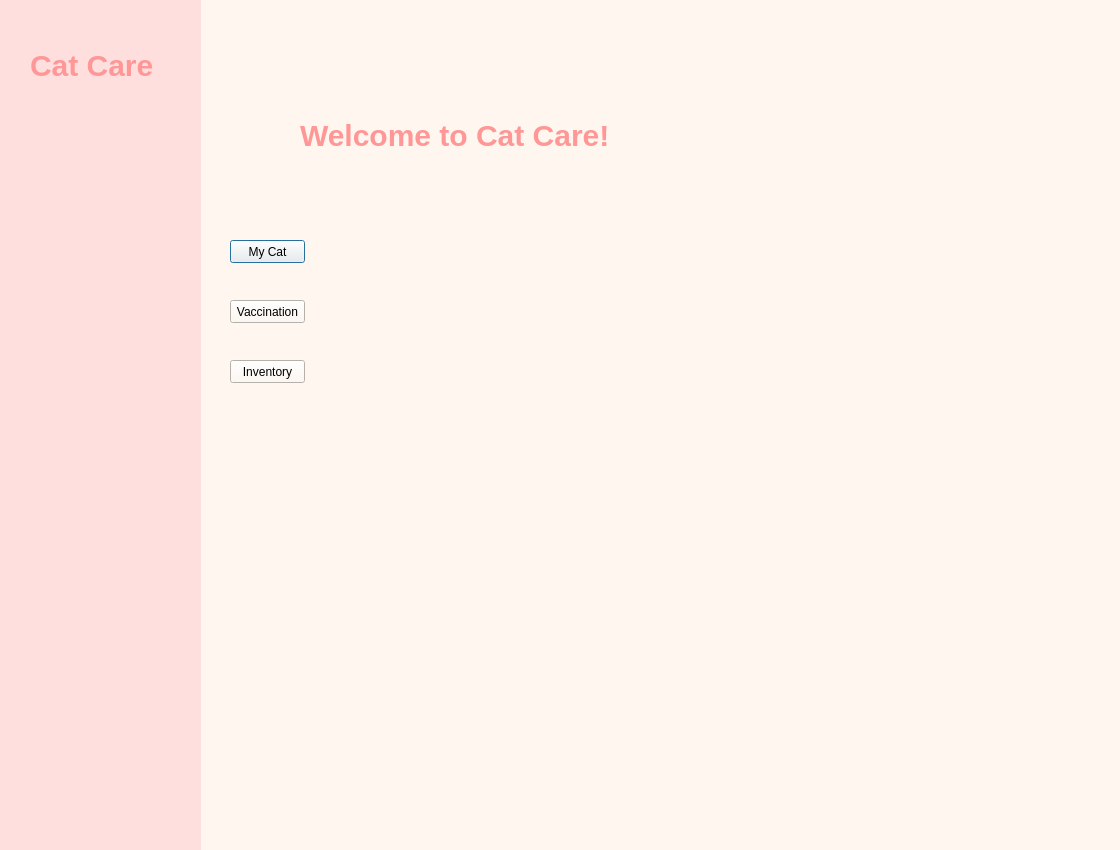
<?xml version="1.0" encoding="UTF-8"?>
<ui version="4.0">
 <class>Dialog</class>
 <widget class="QDialog" name="Dialog">
  <property name="geometry">
   <rect>
    <x>0</x>
    <y>0</y>
    <width>1120</width>
    <height>850</height>
   </rect>
  </property>
  <property name="windowTitle">
   <string>Dialog</string>
  </property>
  <property name="styleSheet">
   <string notr="true">
background-color: rgb(238, 238, 238);
background-color: rgb(255, 247, 239);</string>
  </property>
  <widget class="QWidget" name="widget" native="true">
   <property name="geometry">
    <rect>
     <x>0</x>
     <y>0</y>
     <width>201</width>
     <height>851</height>
    </rect>
   </property>
   <property name="styleSheet">
    <string notr="true">
background-color: rgb(255, 222, 222);</string>
   </property>
   <widget class="QLabel" name="label">
    <property name="geometry">
     <rect>
      <x>30</x>
      <y>20</y>
      <width>311</width>
      <height>91</height>
     </rect>
    </property>
    <property name="styleSheet">
     <string notr="true">font-size: 30px;
font: bold;
color: rgb(255, 222, 222);
color: rgb(255, 151, 151);</string>
    </property>
    <property name="text">
     <string>Cat Care</string>
    </property>
   </widget>
  </widget>
  <widget class="QLabel" name="label_2">
   <property name="geometry">
    <rect>
     <x>300</x>
     <y>90</y>
     <width>451</width>
     <height>91</height>
    </rect>
   </property>
   <property name="styleSheet">
    <string notr="true">font-size: 30px;
font: bold;
color: rgb(255, 222, 222);
color: rgb(255, 151, 151);</string>
   </property>
   <property name="text">
    <string>Welcome to Cat Care!</string>
   </property>
  </widget>
  <widget class="QPushButton" name="MyCatLoad">
   <property name="geometry">
    <rect>
     <x>230</x>
     <y>240</y>
     <width>75</width>
     <height>23</height>
    </rect>
   </property>
   <property name="text">
    <string>My Cat</string>
   </property>
  </widget>
  <widget class="QPushButton" name="VaccinationLoad">
   <property name="geometry">
    <rect>
     <x>230</x>
     <y>300</y>
     <width>75</width>
     <height>23</height>
    </rect>
   </property>
   <property name="text">
    <string>Vaccination</string>
   </property>
  </widget>
  <widget class="QPushButton" name="InventoryLoad">
   <property name="geometry">
    <rect>
     <x>230</x>
     <y>360</y>
     <width>75</width>
     <height>23</height>
    </rect>
   </property>
   <property name="text">
    <string>Inventory</string>
   </property>
  </widget>
  <widget class="QLabel" name="bgPicLabel">
   <property name="geometry">
    <rect>
     <x>370</x>
     <y>240</y>
     <width>651</width>
     <height>401</height>
    </rect>
   </property>
   <property name="text">
    <string/>
   </property>
  </widget>
 </widget>
 <resources>
  <include location="welcomeBGPic.qrc"/>
 </resources>
 <connections/>
</ui>
